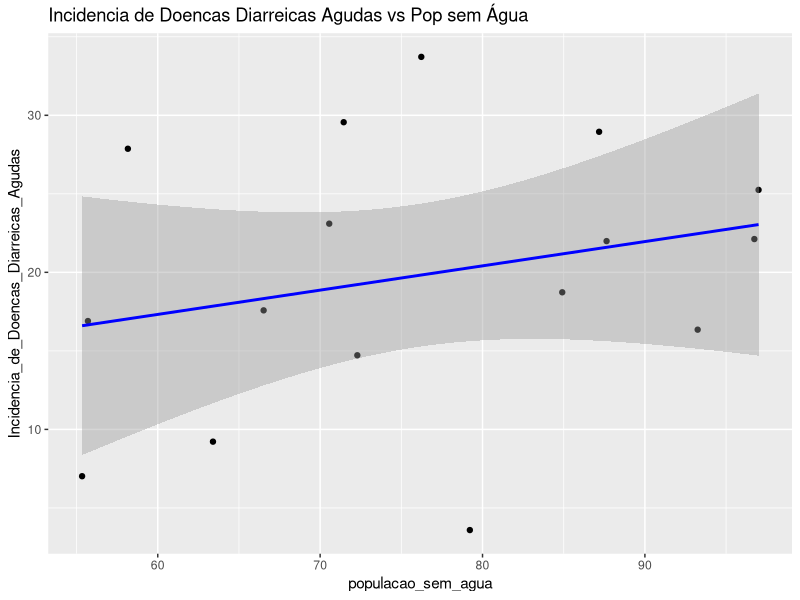
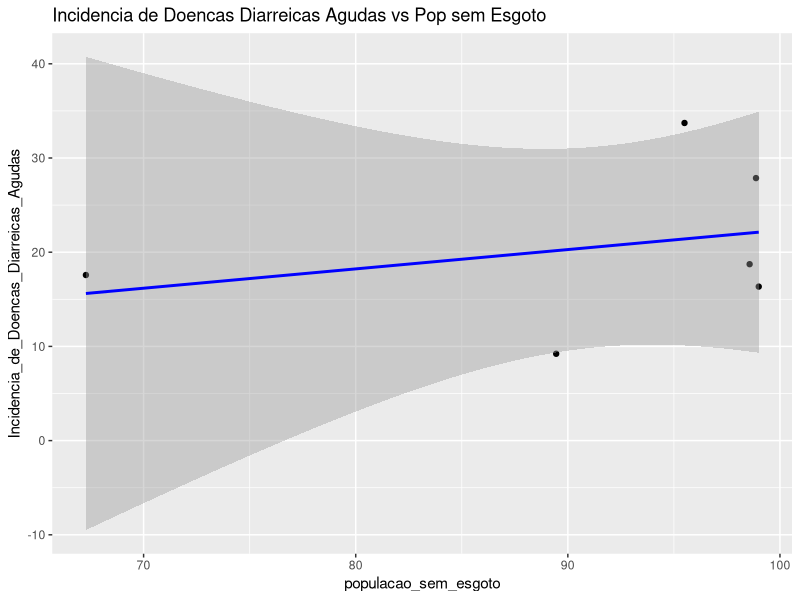
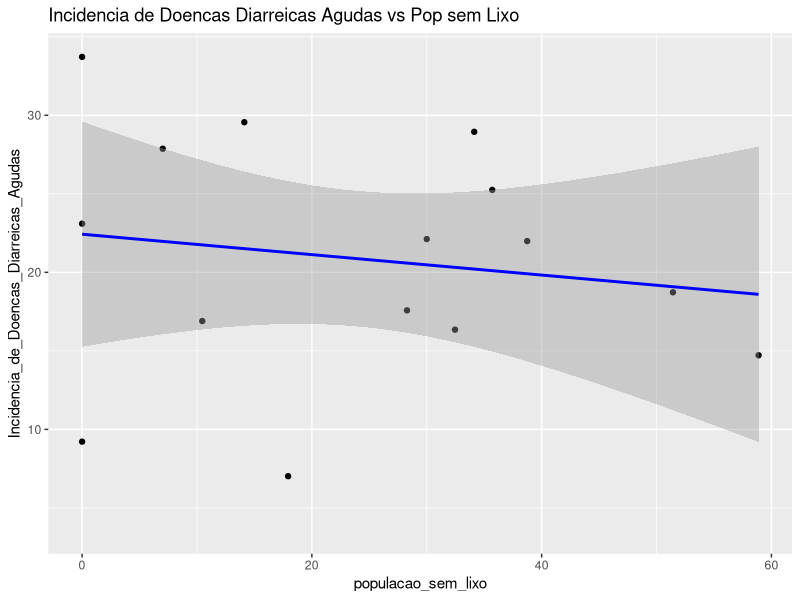

Write the R code that produced these figures, in order.
# Carregar as bibliotecas necessárias
library(ggplot2)

# Declarar o dataframe 'data' e suas colunas com os valores fornecidos
data <- data.frame(
  Municipio = c("Amapa", "Ferreira Gomes", "Tartarugalzinho", "Santana", "Porto Grande", "Laranjal do Jari", 
                "Pedra Branca do Amapari", "Calcoene", "Mazagao", "Serra do Navio", "Cutias", 
                "Oiapoque", "Itaubal", "Macapa", "Vitoria do Jari", "Pracuuba"),
  Incidencia_de_Doencas_Diarreicas_Agudas = c(33.72, 29.56, 28.95, 27.87, 25.25, 23.1, 
                                              22.12, 21.99, 18.73, 17.58, 16.9, 
                                              16.35, 14.72, 9.22, 7.02, 3.59),
  populacao_sem_agua = c(76.23, 71.45, 87.18, 58.16, 97, 70.56, 
                         96.74, 87.64, 84.91, 66.52, 55.70, 
                         93.25, 72.29, 63.40, 55.34, 79.22),
  populacao_sem_esgoto = c(95.50, NA, NA, 98.87, NA, 
                           NA, NA, NA, 98.57, 67.28, 
                           NA, 99, NA, 89.45, NA, NA),
  populacao_sem_lixo = c(0, 14.12, 34.13, 7.02, 35.70, 
                         0, 30.00, 38.74, 51.43, 28.28, 
                         10.46, 32.46, 58.88, 0, 17.93, NA)
)

# Scatter plots para visualizar correlações
plot1 <- ggplot(data, aes(x = populacao_sem_agua, y = Incidencia_de_Doencas_Diarreicas_Agudas)) +
  geom_point() +
  geom_smooth(method = 'lm', col = 'blue') +
  ggtitle('Incidencia de Doencas Diarreicas Agudas vs Pop sem Água')

plot2 <- ggplot(data, aes(x = populacao_sem_esgoto, y = Incidencia_de_Doencas_Diarreicas_Agudas)) +
  geom_point(na.rm = TRUE) +
  geom_smooth(method = 'lm', col = 'blue', na.rm = TRUE) +
  ggtitle('Incidencia de Doencas Diarreicas Agudas vs Pop sem Esgoto')

plot3 <- ggplot(data, aes(x = populacao_sem_lixo, y = Incidencia_de_Doencas_Diarreicas_Agudas)) +
  geom_point() +
  geom_smooth(method = 'lm', col = 'blue') +
  ggtitle('Incidencia de Doencas Diarreicas Agudas vs Pop sem Lixo')

# Imprimir plots
print(plot1)
print(plot2)
print(plot3)

# Verificar correlação entre as variáveis
correlation1 <- cor(data$populacao_sem_agua, data$Incidencia_de_Doencas_Diarreicas_Agudas)
correlation2 <- cor(data$populacao_sem_esgoto, data$Incidencia_de_Doencas_Diarreicas_Agudas, use = "complete.obs")
correlation3 <- cor(data$populacao_sem_lixo, data$Incidencia_de_Doencas_Diarreicas_Agudas)

cat("Correlação entre Pop sem Água e Incidência de Doenças Diarreicas Agudas:", correlation1, "\n")
cat("Correlação entre Pop sem Esgoto e Incidência de Doenças Diarreicas Agudas:", correlation2, "\n")
cat("Correlação entre Pop sem Lixo e Incidência de Doenças Diarreicas Agudas:", correlation3, "\n")

# Realizo o teste t
t_test1 <- t.test(data$populacao_sem_agua, data$Incidencia_de_Doencas_Diarreicas_Agudas)
t_test2 <- t.test(data$populacao_sem_esgoto, data$Incidencia_de_Doencas_Diarreicas_Agudas, na.rm = TRUE)
t_test3 <- t.test(data$populacao_sem_lixo, data$Incidencia_de_Doencas_Diarreicas_Agudas)

# Imprimo resultados dos testes t
cat("\nTeste t entre Pop sem Água e Incidência de Doenças Diarreicas Agudas:\n")
print(t_test1)
cat("\nTeste t entre Pop sem Esgoto e Incidência de Doenças Diarreicas Agudas:\n")
print(t_test2)
cat("\nTeste t entre Pop sem Lixo e Incidência de Doenças Diarreicas Agudas:\n")
print(t_test3)

# Verifica se e normal
s_test1 <- shapiro.test(data$populacao_sem_agua)
s_test2 <- shapiro.test(data$populacao_sem_esgoto[!is.na(data$populacao_sem_esgoto)])
s_test3 <- shapiro.test(data$populacao_sem_lixo)
s_test4 <- shapiro.test(data$Incidencia_de_Doencas_Diarreicas_Agudas)

# Imprimir resultados dos testes para verificar se esta em distribuicao normal
cat("\nTeste S entre Pop sem Água:\n")
print(s_test1)
cat("\nTeste S entre Pop sem Esgoto:\n")
print(s_test2)
cat("\nTeste S entre Pop sem Lixo:\n")
print(s_test3)
cat("\nTeste S entre Incidencia:\n")
print(s_test4)
